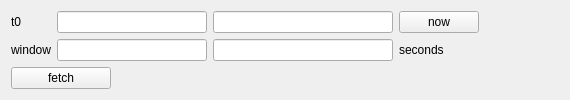
           <widget class="QWidget" name="windowTab">
            <property name="layoutDirection">
             <enum>Qt::LeftToRight</enum>
            </property>
            <property name="styleSheet">
             <string notr="true"/>
            </property>
            <attribute name="title">
             <string>window</string>
            </attribute>
            <layout class="QVBoxLayout" name="verticalLayout_7">
             <item>
              <layout class="QHBoxLayout" name="horizontalLayout_12">
               <item>
                <layout class="QVBoxLayout" name="verticalLayout_12">
                 <item>
                  <layout class="QFormLayout" name="formLayout_4">
                   <property name="fieldGrowthPolicy">
                    <enum>QFormLayout::AllNonFixedFieldsGrow</enum>
                   </property>
                   <item row="0" column="0">
                    <widget class="QLabel" name="label_3">
                     <property name="sizePolicy">
                      <sizepolicy hsizetype="Preferred" vsizetype="Preferred">
                       <horstretch>0</horstretch>
                       <verstretch>0</verstretch>
                      </sizepolicy>
                     </property>
                     <property name="minimumSize">
                      <size>
                       <width>0</width>
                       <height>0</height>
                      </size>
                     </property>
                     <property name="text">
                      <string>t0</string>
                     </property>
                     <property name="alignment">
                      <set>Qt::AlignRight|Qt::AlignTrailing|Qt::AlignVCenter</set>
                     </property>
                    </widget>
                   </item>
                   <item row="0" column="1">
                    <layout class="QHBoxLayout" name="horizontalLayout_13">
                     <item>
                      <widget class="QLineEdit" name="entryT0GPS">
                       <property name="sizePolicy">
                        <sizepolicy hsizetype="Fixed" vsizetype="Fixed">
                         <horstretch>0</horstretch>
                         <verstretch>0</verstretch>
                        </sizepolicy>
                       </property>
                       <property name="minimumSize">
                        <size>
                         <width>150</width>
                         <height>0</height>
                        </size>
                       </property>
                       <property name="toolTip">
                        <string>t0 GPS</string>
                       </property>
                      </widget>
                     </item>
                     <item>
                      <widget class="QLineEdit" name="entryT0Greg">
                       <property name="sizePolicy">
                        <sizepolicy hsizetype="Minimum" vsizetype="Fixed">
                         <horstretch>0</horstretch>
                         <verstretch>0</verstretch>
                        </sizepolicy>
                       </property>
                       <property name="minimumSize">
                        <size>
                         <width>180</width>
                         <height>0</height>
                        </size>
                       </property>
                       <property name="toolTip">
                        <string>t0 Gregorian (can be natural language (e.g. '1 day ago'))</string>
                       </property>
                      </widget>
                     </item>
                     <item>
                      <widget class="QPushButton" name="buttonT0Now">
                       <property name="sizePolicy">
                        <sizepolicy hsizetype="Fixed" vsizetype="Fixed">
                         <horstretch>0</horstretch>
                         <verstretch>0</verstretch>
                        </sizepolicy>
                       </property>
                       <property name="minimumSize">
                        <size>
                         <width>0</width>
                         <height>0</height>
                        </size>
                       </property>
                       <property name="toolTip">
                        <string>set t0 to &quot;now&quot;</string>
                       </property>
                       <property name="text">
                        <string>now</string>
                       </property>
                      </widget>
                     </item>
                     <item>
                      <spacer name="horizontalSpacer_8">
                       <property name="orientation">
                        <enum>Qt::Horizontal</enum>
                       </property>
                       <property name="sizeHint" stdset="0">
                        <size>
                         <width>40</width>
                         <height>20</height>
                        </size>
                       </property>
                      </spacer>
                     </item>
                    </layout>
                   </item>
                   <item row="1" column="0">
                    <widget class="QLabel" name="label_4">
                     <property name="sizePolicy">
                      <sizepolicy hsizetype="Preferred" vsizetype="Preferred">
                       <horstretch>0</horstretch>
                       <verstretch>0</verstretch>
                      </sizepolicy>
                     </property>
                     <property name="minimumSize">
                      <size>
                       <width>0</width>
                       <height>0</height>
                      </size>
                     </property>
                     <property name="text">
                      <string>window</string>
                     </property>
                     <property name="alignment">
                      <set>Qt::AlignRight|Qt::AlignTrailing|Qt::AlignVCenter</set>
                     </property>
                    </widget>
                   </item>
                   <item row="1" column="1">
                    <layout class="QHBoxLayout" name="horizontalLayout_14">
                     <item>
                      <widget class="QLineEdit" name="entryWindowStart">
                       <property name="sizePolicy">
                        <sizepolicy hsizetype="Fixed" vsizetype="Fixed">
                         <horstretch>0</horstretch>
                         <verstretch>0</verstretch>
                        </sizepolicy>
                       </property>
                       <property name="minimumSize">
                        <size>
                         <width>150</width>
                         <height>0</height>
                        </size>
                       </property>
                       <property name="toolTip">
                        <string>time window minimum, in seconds</string>
                       </property>
                      </widget>
                     </item>
                     <item>
                      <widget class="QLineEdit" name="entryWindowEnd">
                       <property name="sizePolicy">
                        <sizepolicy hsizetype="Minimum" vsizetype="Fixed">
                         <horstretch>0</horstretch>
                         <verstretch>0</verstretch>
                        </sizepolicy>
                       </property>
                       <property name="minimumSize">
                        <size>
                         <width>180</width>
                         <height>0</height>
                        </size>
                       </property>
                       <property name="toolTip">
                        <string>time window maximum, in seconds</string>
                       </property>
                      </widget>
                     </item>
                     <item>
                      <widget class="QLabel" name="label_5">
                       <property name="text">
                        <string>seconds</string>
                       </property>
                      </widget>
                     </item>
                     <item>
                      <spacer name="horizontalSpacer_9">
                       <property name="orientation">
                        <enum>Qt::Horizontal</enum>
                       </property>
                       <property name="sizeHint" stdset="0">
                        <size>
                         <width>40</width>
                         <height>20</height>
                        </size>
                       </property>
                      </spacer>
                     </item>
                    </layout>
                   </item>
                  </layout>
                 </item>
                 <item>
                  <layout class="QHBoxLayout" name="horizontalLayout_15">
                   <item>
                    <widget class="QPushButton" name="fetchButton1">
                     <property name="enabled">
                      <bool>true</bool>
                     </property>
                     <property name="sizePolicy">
                      <sizepolicy hsizetype="Fixed" vsizetype="Fixed">
                       <horstretch>0</horstretch>
                       <verstretch>0</verstretch>
                      </sizepolicy>
                     </property>
                     <property name="minimumSize">
                      <size>
                       <width>100</width>
                       <height>0</height>
                      </size>
                     </property>
                     <property name="toolTip">
                      <string>fetch offline data</string>
                     </property>
                     <property name="text">
                      <string>fetch</string>
                     </property>
                    </widget>
                   </item>
                   <item>
                    <spacer name="horizontalSpacer_10">
                     <property name="orientation">
                      <enum>Qt::Horizontal</enum>
                     </property>
                     <property name="sizeHint" stdset="0">
                      <size>
                       <width>40</width>
                       <height>20</height>
                      </size>
                     </property>
                    </spacer>
                   </item>
                  </layout>
                 </item>
                </layout>
               </item>
               <item>
                <spacer name="horizontalSpacer_11">
                 <property name="orientation">
                  <enum>Qt::Horizontal</enum>
                 </property>
                 <property name="sizeHint" stdset="0">
                  <size>
                   <width>40</width>
                   <height>20</height>
                  </size>
                 </property>
                </spacer>
               </item>
              </layout>
             </item>
            </layout>
           </widget>
